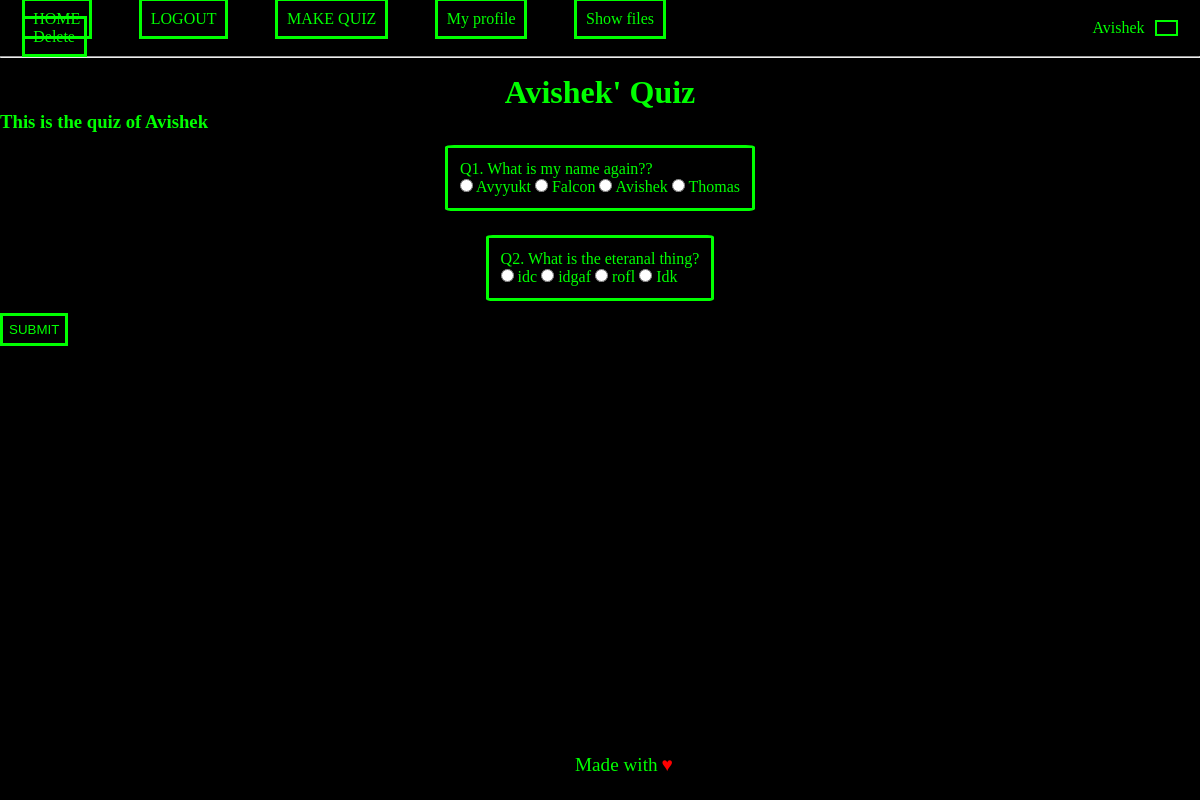
Screenshot of /quiz_taker/1 (signed in) with the database file from the repository.
### website/models.py (models this page shows)
class User(db.Model,UserMixin):
    __tablename__ = 'users'
    id = db.Column(db.Integer, primary_key=True)
    first_name = db.Column(db.String)
    email = db.Column(db.String, unique = True)
    password = db.Column(db.String)

class Quiz(db.Model):
    __tablename__ = 'quizzes'
    quiz_id = db.Column(db.Integer, primary_key=True)
    user_id = db.Column(db.Integer, db.ForeignKey('users.id'))
    quiz_title = db.Column(db.String)
    quiz_description = db.Column(db.String)
    user = db.relationship("User")

class Question(db.Model):
    __tablename__ = 'questions'
    question_id = db.Column(db.Integer, primary_key=True)
    quiz_id = db.Column(db.Integer, db.ForeignKey('quizzes.quiz_id'))
    question_text = db.Column(db.String)
    quiz = db.relationship("Quiz")

class Option(db.Model):
    __tablename__ = 'options'
    option_id = db.Column(db.Integer, primary_key=True)
    question_id = db.Column(db.Integer, db.ForeignKey('questions.question_id'))
    option_text = db.Column(db.String)
    is_correct = db.Column(db.Boolean)
    question = db.relationship("Question")

### website/views.py (the view)
@views.route('/quiz_taker/<quizz_id>', methods = ['GET' , 'POST'])
@login_required
def take_quiz(quizz_id):
    quiz_query = Quiz.query.filter(Quiz.quiz_id == quizz_id).first()
    question_query = Question.query.filter(Question.quiz_id == quizz_id).all()
    option_query = []
    score = 0
    for x in question_query:
        option  = Option.query.filter(Option.question_id == x.question_id).all()
        random.shuffle(option)
        option_query.append(option)
    if request.method == 'POST':
        data = request.get_json()
        question_id  = Question.query.filter(Question.quiz_id == quizz_id).all()
        for x in range(1,len(question_id) + 1):
            chosen_option = data.get(f"{x}")
            option = Option.query.filter(Option.question_id == question_id[x-1].question_id, Option.option_text == chosen_option).first()
            if(option.is_correct == True):
                score = score + 1
        new_score = Score(quiz_id = quizz_id, user_id = current_user.id, user_score = score)
        db.session.add(new_score)
        db.session.commit()
        return render_template("quiz_taker.html",user = current_user, quiz_query= quiz_query, question_query = question_query,option_query = option_query, user_score = score)
    else:
        return render_template("quiz_taker.html",user = current_user, quiz_query= quiz_query, question_query = question_query,option_query = option_query)

### website/__init__.py (called while the page is built)
def create_app():
    app = Flask(__name__)
    app.config['SECRET_KEY'] = 'delta_<3'
    app.config['SQLALCHEMY_DATABASE_URI'] = f'sqlite:///{DB_NAME}'
    db.init_app(app)
    from .views import views
    from .auth import auth
    app.register_blueprint(views, url_prefix = '/')
    app.register_blueprint(auth, url_prefix = '/')
    from .models import User
    with app.app_context():
        db.create_all()
    login_manager = LoginManager()
    login_manager.login_view = 'auth.login'
    login_manager.init_app(app)
    @login_manager.user_loader
    def load_user(id):
        return User.query.get(int(id))
    return app

### website/templates/quiz_taker.html (shortened to what this page needs)
{%extends "base.html"%}
{%block head%}
<link rel="stylesheet" href= "{{ url_for('static',filename='styles/quiz_taker.css') }}">
{%endblock%}
{%block content%}
<h1 align = "center">{{quiz_query.quiz_title}}</h1>
<h3> {{quiz_query.quiz_description}} </h3>
<form method="post" class="form">
<div class="ques_container">
{% for i in range(question_query|length) %}
    {% set question = question_query[i] %}
    <div class="question_box">
        <label class="question">
        Q{{i+1}}.
        {{ question.question_text }}?
        </label>
        <br>
        {% for x in option_query[i] %}
            <input type="radio" class="option" name="{{i+1}}" value="{{ x.option_text }}"/>
            <label for="text"> {{ x.option_text }}</label>
        {% endfor %}
    </div>
{% endfor %}
</div>
<button type="submit" class="sbmt_btn">SUBMIT</button>
</form>
{%endblock%}

### website/templates/base.html (shortened to what this page needs)
  <!DOCTYPE html>
<html lang="en">
  <head>
    <link rel="stylesheet" href= "{{ url_for('static',filename='styles/base.css') }}">
    {%block head%}
    {%endblock%}
  </head>
  <body>
        <nav class="navbar" id="navbar">
            <div class="link_container">
              <p>
              {% if user.is_authenticated %}
              <a class="nav-item nav-link" id="home" href="/">HOME</a>
              <a class="nav-item nav-link" id="logout" href="/logout">LOGOUT</a>
              <a class="nav-item" id="quizmaker" href="/quizmaker">MAKE QUIZ</a>
              <a class="nav-item nav-link" id="profile" href="/profile/my_profile">My profile</a>
                {%else%}
                <a class="nav-item nav-link" id="login" href="/login">LOGIN</a>
                <a class="nav-item nav-link" id="signUp" href="/sign-up">Sign Up</a>
                {%endif%}
                <a class="nav-item nav-link" id="test" href="/test">Show files</a>
                <a class="nav-item nav-link" id="delete" href="/delete">Delete</a>
              </p>
            </div>
            <div class="user_profile">
              <span id="profile_name">{{user.first_name}}</span>
              <button id="profile_btn" onclick="/profile/my_profile"></button>
            </div>
        </nav>
        <hr style="margin-bottom: 2vh;"/>
    <div class="container">
    {% block content%}
    {%endblock%}
    </div>
    <div class="bonus">
      <span class="delta" id="span1">Made with</span>
      <span class="delta" id="span2"> ♥</span>
    </div>
  </body>
</html>

### website/static/styles/base.css (style rules this page uses)
* { margin: 0; padding: 0; color: rgb(0, 255, 0); }
body { background-color: rgb(0, 0, 0); background-repeat: no-repeat; background-size: cover; }
.navbar { background-color: rgb(0, 0, 0); height: 7vh; display: flex; flex-direction: row; justify-content: space-between; align-items: center; }
.link_container { width: 60%; }
.nav-item { margin:3%; padding: 1.2%; height: ; border: solid rgb(0, 255, 0); }
a { text-decoration: none; }
.user_profile { width: 8vw; padding: 1%; display: flex; flex-direction: row; justify-content: space-between; align-items: center; }
#profile_name { margin: 0.5%; }
#profile_btn { height: 2vh; width: 2vw; margin: 10%; background-color: black; border: 0.2em solid rgb(0, 255, 0); }
.bonus { position: absolute; left: 50%; bottom: 0; transform: translate(-50%); margin: 2%; }
.delta { font-size: 1.2em; }
#span2 { color: red; }

### website/static/styles/quiz_taker.css (style rules this page uses)
* { margin: 0; padding: 0; }
.question_box { border: solid rgb(0, 255, 0); border-radius: 3%; height: max-content; width: max-content; margin: 1%; padding: 1%; }
.ques_container { display: flex; flex-direction: column; align-items: center; }
.sbmt_btn { height: fit-content; width: fit-content; padding: 0.5%; background-color: black; border: solid rgb(0, 255, 0); align-content: center; align-self: center; cursor: pointer; }

### rows the page displays
User: first_name "Avishek"
Quiz: quiz_title "Avishek' Quiz", quiz_description "This is the quiz of Avishek"
Question: question_text "What is my name again?"
Option: option_text "Avyyukt"
Option: option_text "Falcon"
Option: option_text "Avishek"
Option: option_text "Thomas"
Question: question_text "What is the eteranal thing"
Option: option_text "idc"
Option: option_text "idgaf"
Option: option_text "rofl"
Option: option_text "Idk"

### other values shown
{{ i+1 }} "1" "2"
